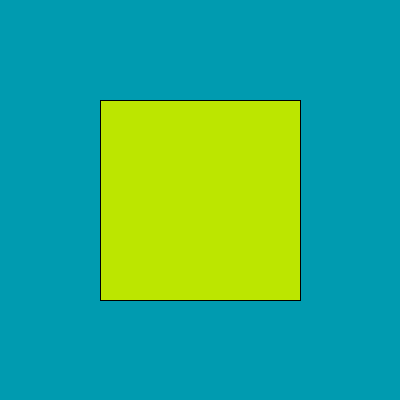
Frame 1 (no input)
Frame 60 (the mouse pressed at the canvas centre just before this capture): identical to frame 1, image omitted
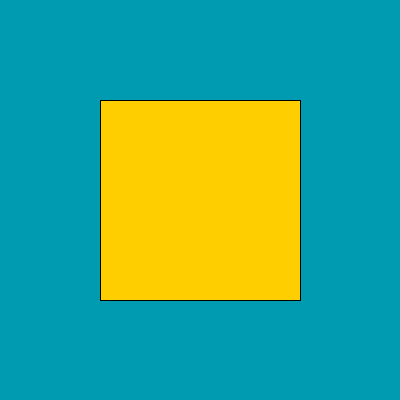
Frame 120 (the mouse held since frame 60 and released just before this capture)

The Processing sketch that drew these frames (run headless with seeded random() and noise(); from frame 60 on, the mouse is pressed at the canvas centre):

// Processing sketch: processing_176899
// ── processing_176899.pde

// Push the button
// 12.12.2014

/*Aufgabenstellung
Vervollstaendige das Programm so, dass der Button orange wird, sobald sich die Maus ueber ihm befindet. Momentan wird der Button noch orange, wenn sich die Maus irgendwo ueber oder unter ihm befindet. Ansonsten soll er gruen sein. */

void setup(){
size(400,400);
background(0,155,176);
}

void draw(){
fill(188,230,0);
rect(100,100,200,200);
if(mouseX>=100&&mouseX<=300){
    fill(255,206,0);
    rect(100,100,200,200);
    }
}
